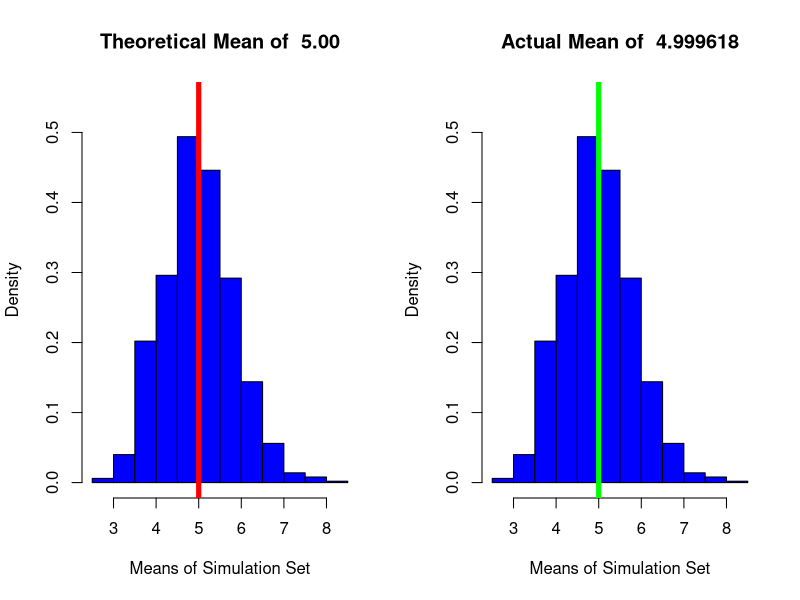
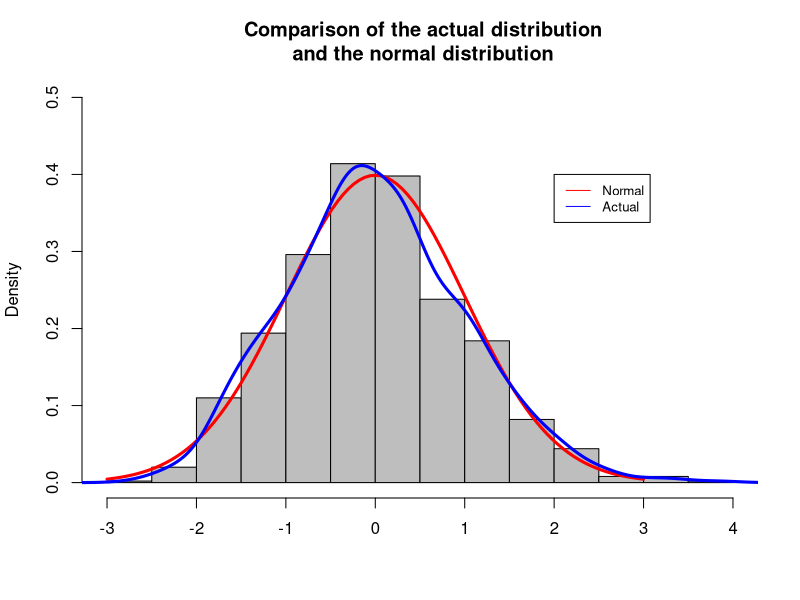

These charts were generated, in order, by the following R code:
## ---- chunk 1
set.seed(133233)
lambda <- 0.2
nobserv <- 1000
sample_size <- 40

exp_sample_means <- c()

for(i in 1:nobserv) {
  exp_sample_means <- c(exp_sample_means, mean(rexp(sample_size, lambda)))
}
mean(exp_sample_means)

## ---- chunk 2
round(mean(exp_sample_means), 2)
## ---- chunk 3
actual_mean <- mean(exp_sample_means)

theor_mean <- abs(-1/lambda)
## ---- chunk 4
par(mfrow=c(1,2))
hist(exp_sample_means,probability=T,main=paste('Theoretical Mean of ',format(theor_mean,nsmall=2)),ylim=c(0,0.55),col='blue',xlab='Means of Simulation Set')
abline(v=theor_mean,col='red',lwd=5)
hist(exp_sample_means,probability=T,main=paste('Actual Mean of ',format(actual_mean,nsmall=2)),ylim=c(0,0.55),col='blue',xlab='Means of Simulation Set')
abline(v=actual_mean,col='green',lwd=5)
## ---- chunk 5
actual_var <- var(exp_sample_means) 

actual_var
## ---- chunk 6
par(mfrow=c(1,1))
hist(scale(exp_sample_means),probability=T,main=" Comparison of the actual distribution\n and the normal distribution",ylim=c(0,0.5),xlab='', col = 'grey')
curve(dnorm(x,0,1),-3,3, col='red',add=TRUE, lwd = 3) # normal distribution
lines(density(scale(exp_sample_means)),col='blue', lwd = 3) # actual distribution 
legend(2,0.4,c('Normal','Actual'),cex=0.8,col=c('red','blue'),lty=1)
